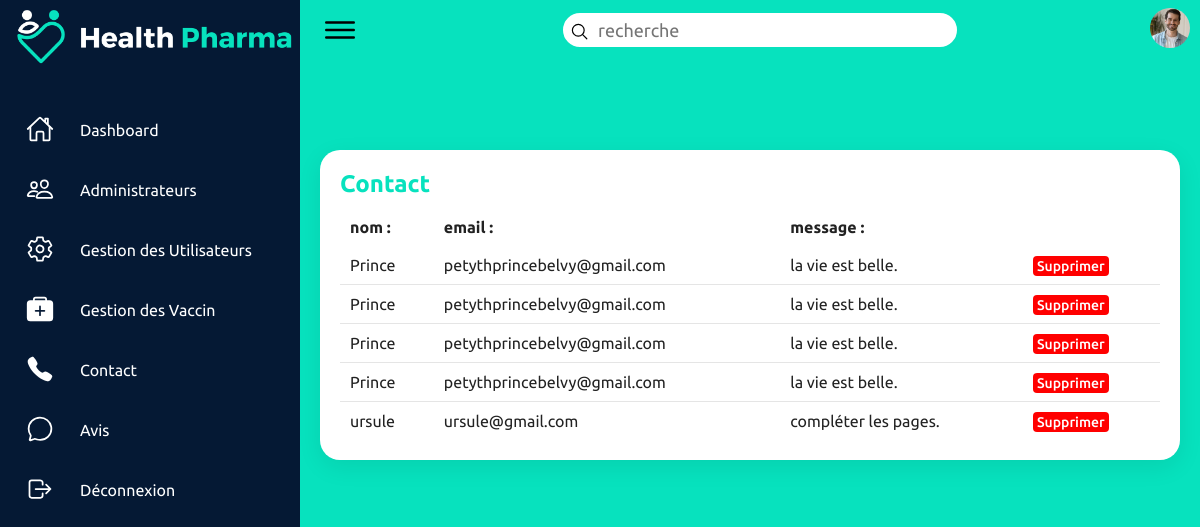
Page /admin/contact.php (signed in) on the committed database.
### tables this page shows
CREATE TABLE `contact` (
  `id` int(11) NOT NULL,
  `nom` varchar(100) NOT NULL,
  `email` varchar(255) NOT NULL,
  `message` text NOT NULL,
  `created_at` datetime NOT NULL
);

### admin/contact.php (the view, shortened to what this page needs)
<?php
require('inc/fonction.php');
$sql = 'SELECT * FROM contact ';
$query = $pdo->prepare($sql);
$query->execute();
$contact = $query->fetchAll();
include ('inc/header.php'); ?>
    <section class="admin">
        <div class="bloc">
            <div class="main">
                <div class="topbar">
                    <div class="toggle">
                        <ion-icon name="menu-outline"></ion-icon>
                    </div>
                    <div class="search">
                        <label>
                            <input type="text" placeholder="recherche">
                            <ion-icon name="search-outline"></ion-icon>
                        </label>
                    </div>
                    <div class="user">
                        <img src="asset/img/header_profil.png" alt="">
                    </div>
                </div>
                <div class="details">
                    <div class="recentOrders">
                        <div class="cardHeader">
                            <h2>Contact</h2>
                        </div>
                        <table>
                            <thead>
                            <tr>
                                <td>nom :</td>
                                <td>email : </td>
                                <td>message :</td>
                            </tr>
                            </thead>
                            <tbody>
                            <?php foreach ($contact as $contacts) { ?>
                                <tr>
                                    <td><?php echo $contacts['nom']; ?></td>
                                    <td><?php echo $contacts['email']; ?></td>
                                    <td><?php echo $contacts['message']; ?></td>
                                    <td>
                                        <span class="status return"> <a href="contact.php?id=<?php echo $contacts['id']; ?>">Supprimer</a></span>
                                    </td>
                                </tr>
                            <?php } ?>
                            </tbody>
                        </table>
                    </div>
                </div>
            </div>
        </div>
    </section>
<?php include ('inc/footer.php'); ?>

### admin/asset/css/style_back.css (style rules this page uses)
* { font-family: "Ubuntu", sans-serif; margin: 0; padding: 0; box-sizing: border-box; }
img { width:100%; }
:root { --blue: #2a2185; --white: #fff; --gray: #f5f5f5; --black1: #222; --black2: #999; --blanc:#FFFFFF; --bleu:#051934; --vert:#07E2BE; }
body { min-height: 100vh; overflow-x: hidden; background-color: var(--vert); font-family: 'Montserrat', sans-serif; }
a { list-style: none; text-decoration: none; color: white; }
.main { position: absolute; width: calc(100% - 300px); left: 300px; min-height: 100vh; background: var(--vert); transition: 0.5s; }
.topbar { width: 100%; height: 60px; display: flex; justify-content: space-between; align-items: center; padding: 0 10px; }
.toggle { position: relative; width: 60px; height: 60px; display: flex; justify-content: center; align-items: center; font-size: 2.5rem; cursor: pointer; }
.search { position: relative; width: 400px; margin: 0 10px; }
.search label { position: relative; width: 100%; }
.search label input { width: 100%; height: 40px; border-radius: 40px; padding: 5px 20px; padding-left: 35px; font-size: 18px; outline: none; border: 3px solid var(--vert); }
.search label ion-icon { position: absolute; top: 0; left: 10px; font-size: 1.2rem; }
.user { display: flex; flex-direction: column; gap: 1rem; gap: .3rem; width: 40px; }
.user img { border-radius: 50%; width: 100%; height: 100%; object-fit: cover; border-radius: 50%; }
.details { position: relative; width: 100%; padding: 20px; display: grid; grid-template-columns: 2fr 1fr; grid-gap: 30px; }
.details .recentOrders { position: relative; min-height: 500px; background: var(--white); padding: 20px; box-shadow: 0 7px 25px rgba(0, 0, 0, 0.08); border-radius: 20px; }
.details .cardHeader { display: flex; justify-content: space-between; align-items: flex-start; }
.cardHeader h2 { font-weight: 600; color: var(--vert); }
.details table { width: 100%; border-collapse: collapse; margin-top: 10px; }
.details table thead td { font-weight: 600; }
.details .recentOrders table tr { color: var(--black1); border-bottom: 1px solid rgba(0, 0, 0, 0.1); }
.details .recentOrders table tr:last-child { border-bottom: none; }
.details .recentOrders table tr td { padding: 10px; }
.status.return { padding: 2px 4px; background: #f00; color: var(--white); border-radius: 4px; font-size: 14px; font-weight: 500; }
.admin .main .details { display: block; margin-top: 70px; }
.admin .recentOrders { min-height: 0px; }

### rows in the picture
contact: nom "Prince", email "petythprincebelvy@gmail.com", message "la vie est belle."
contact: nom "Prince", email "petythprincebelvy@gmail.com", message "la vie est belle."
contact: nom "Prince", email "petythprincebelvy@gmail.com", message "la vie est belle."
contact: nom "Prince", email "petythprincebelvy@gmail.com", message "la vie est belle."
contact: nom "ursule", email "ursule@gmail.com", message "compléter les pages."
